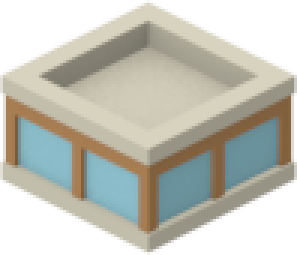
#> input picture GPT-6-1-Sol/assets/buildingTiles_000.png, 99 x 85 px (shown 3 times larger)
$ python analyze_assets.py
#> lines starting #> are read from the running program, lines starting #| are printed output that depends on the picture
"""Reproducible sprite catalog, masked matching, and reference comparison.

Dependencies: Pillow and NumPy. Run from any directory:
    python scripts/analyze_assets.py
    python scripts/analyze_assets.py --match

The optional matcher correlates only opaque lower-wall pixels, avoiding roofs
that the reference recolors and hiding upper-story occlusions. It uses NumPy FFT
correlation and never copies scene pixels into the runtime texture.
"""
from pathlib import Path
import argparse,json
import numpy as np
from PIL import Image,ImageDraw
ROOT=Path(__file__).resolve().parents[1]
OUT=ROOT/'generated'

def masked_match(reference,asset,scale):
    source=Image.open(asset).convert('RGBA')
    source=source.resize((round(source.width*scale),round(source.height*scale)),Image.Resampling.LANCZOS)
    a=np.asarray(source).astype(np.float32)
    rgb=a[:,:,:3]
    mask=(a[:,:,3]>250).astype(np.float32)
    mask[:round(52*scale)]=0
    mask[round(84*scale):]=0
    h,w=mask.shape;H,W=reference.shape[:2]
    shape=(2**int(np.ceil(np.log2(H+h))),2**int(np.ceil(np.log2(W+w))))
    fm=np.fft.rfft2(mask[::-1,::-1],shape)
    score=np.zeros((H-h+1,W-w+1))
    for c in range(3):
        fi=np.fft.rfft2(reference[:,:,c],shape)
        fi2=np.fft.rfft2(reference[:,:,c]**2,shape)
        ft=np.fft.rfft2((rgb[:,:,c]*mask)[::-1,::-1],shape)
        score+=np.fft.irfft2(fi2*fm-2*fi*ft,shape)[h-1:H,w-1:W]
    score+=(rgb*rgb*mask[:,:,None]).sum()
    score/=mask.sum()*3
    peaks=[]
    for _ in range(3):
        y,x=np.unravel_index(np.argmin(score),score.shape)
        peaks.append({'x':int(x),'y':int(y),'meanSquaredRGBError':round(float(score[y,x]),3)})
        score[max(0,y-10):y+11,max(0,x-10):x+11]=1e12
    return peaks

def main():
    args=argparse.ArgumentParser();args.add_argument('--match',action='store_true');args=args.parse_args()
    files=sorted((ROOT/'assets').glob('*.png'))
    sheet=Image.new('RGB',(1400,2080),(63,124,182));draw=ImageDraw.Draw(sheet)
#> after `sheet = Image.new('RGB', (1400, 2080), (63, 124, 182))`:
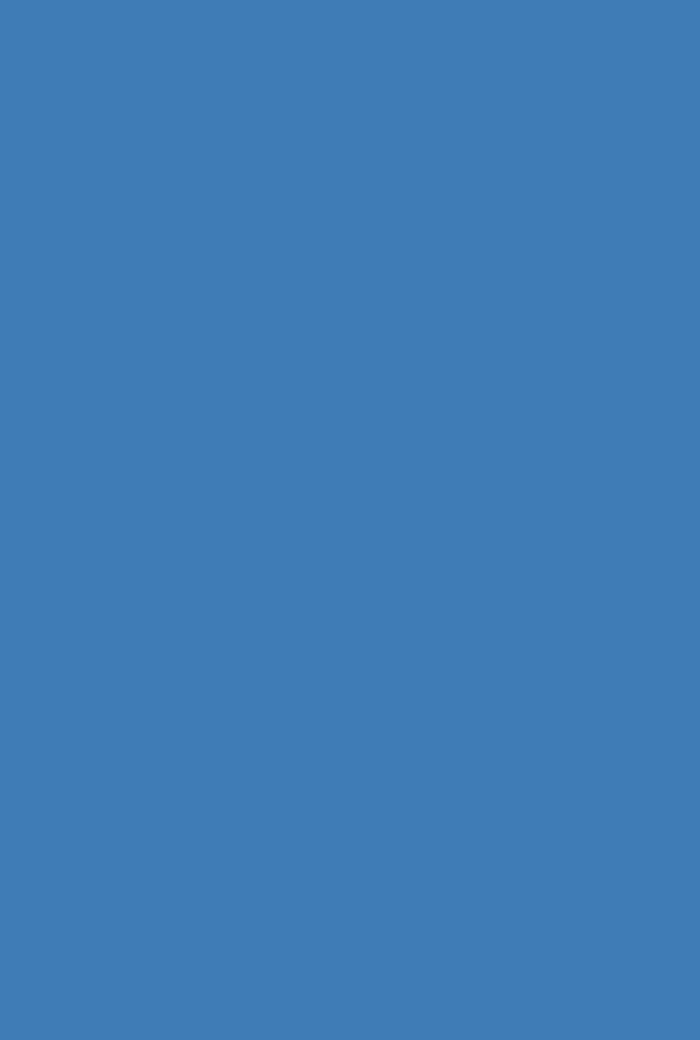
#> sheet: PIL image 1400x2080 RGB (shown at 1/2 size); mean R, G, B 63, 124, 182
    catalog=[]
    for i,p in enumerate(files):
        a=Image.open(p).convert('RGBA');x=(i%10)*140;y=(i//10)*160
#> in main, a is the input picture: PIL image 99x85 RGBA; mean R, G, B, A 119, 119, 108.5, 173.2
        sheet.paste(a,(x,y+20),a);draw.text((x+5,y+3),p.stem[-3:],fill='white')
        catalog.append({'id':int(p.stem[-3:]),'size':list(a.size),'alphaBounds':list(a.getbbox())})
#> pass 2 of the loop in main, `for i,p in enumerate(files):`:
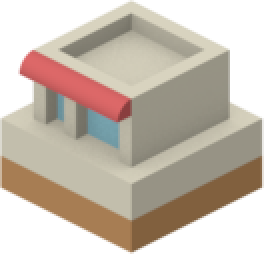
#> input picture GPT-6-1-Sol/assets/buildingTiles_004.png, 132 x 127 px (shown 2 times larger)
#> in main, a is the input picture: PIL image 132x127 RGBA; mean R, G, B, A 120.2, 108.4, 95.2, 173.6
#> in main, `sheet.paste(a, (x, y + 20), a)`:
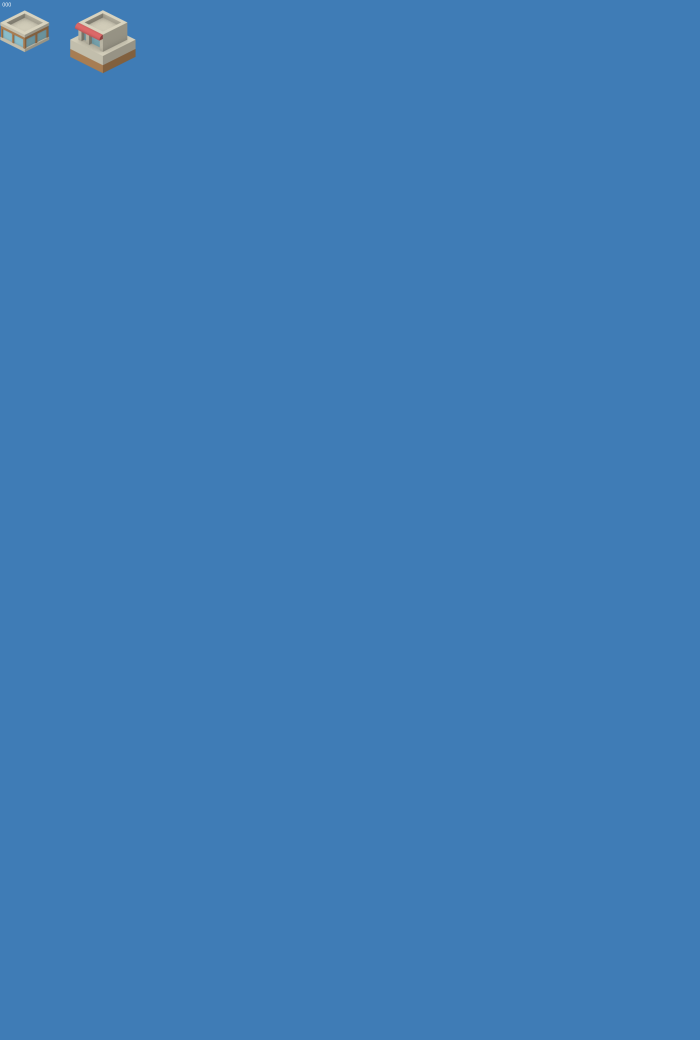
#> sheet: PIL image 1400x2080 RGB (shown at 1/2 size); mean R, G, B 63.6, 124.2, 181.8
#> pass 3 of the loop in main, `for i,p in enumerate(files):`:
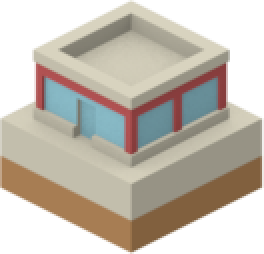
#> input picture GPT-6-1-Sol/assets/buildingTiles_010.png, 132 x 127 px (shown 2 times larger)
#> in main, a is the input picture: PIL image 132x127 RGBA; mean R, G, B, A 115.7, 107.9, 96.3, 171.7
#> in main, `sheet.paste(a, (x, y + 20), a)`:
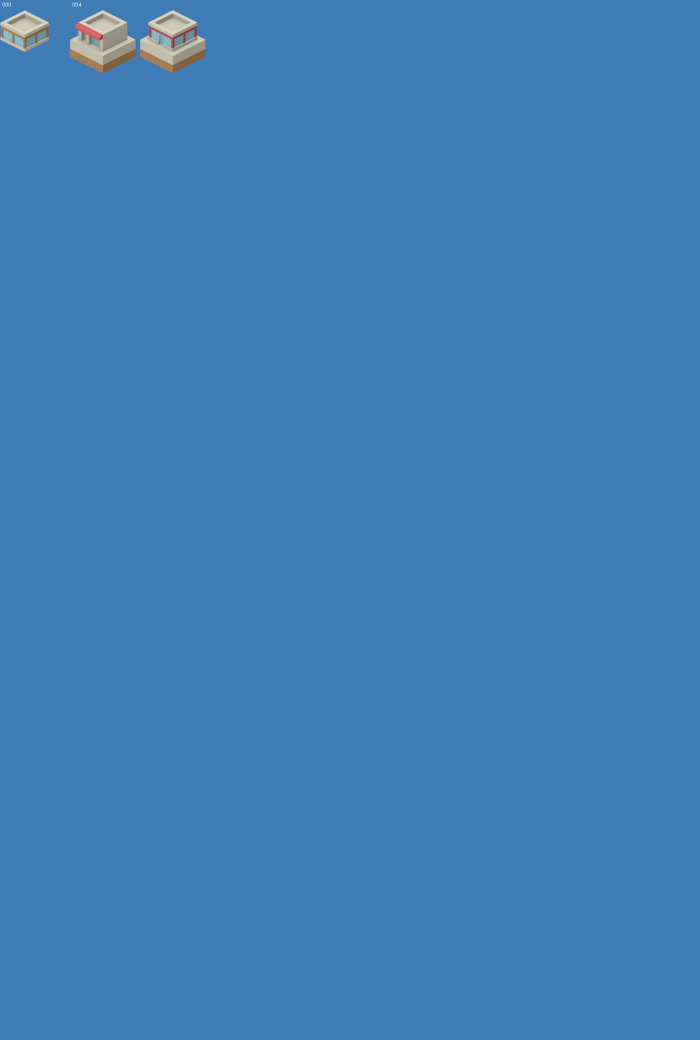
#> sheet: PIL image 1400x2080 RGB (shown at 1/2 size); mean R, G, B 64, 124.3, 181.6
    sheet.save(OUT/'contact-sheet.png')
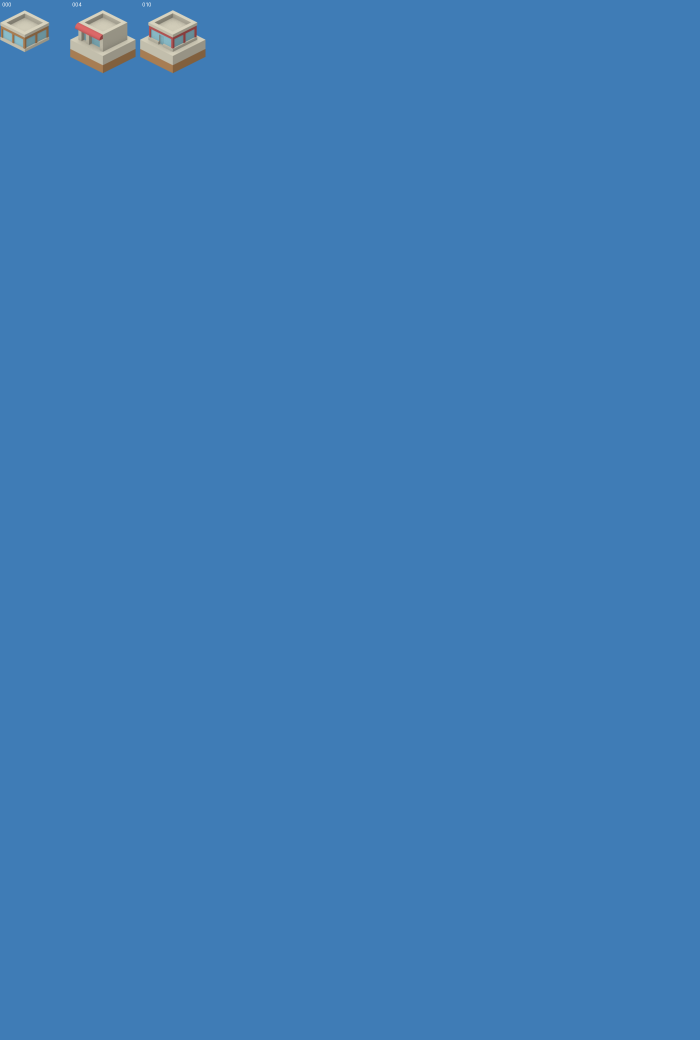
#> saved as contact-sheet.png: PIL image 1400x2080 RGB (shown at 1/2 size); mean R, G, B 64, 124.3, 181.6
#> (the run stopped early here; a loop or call above may not have finished)
